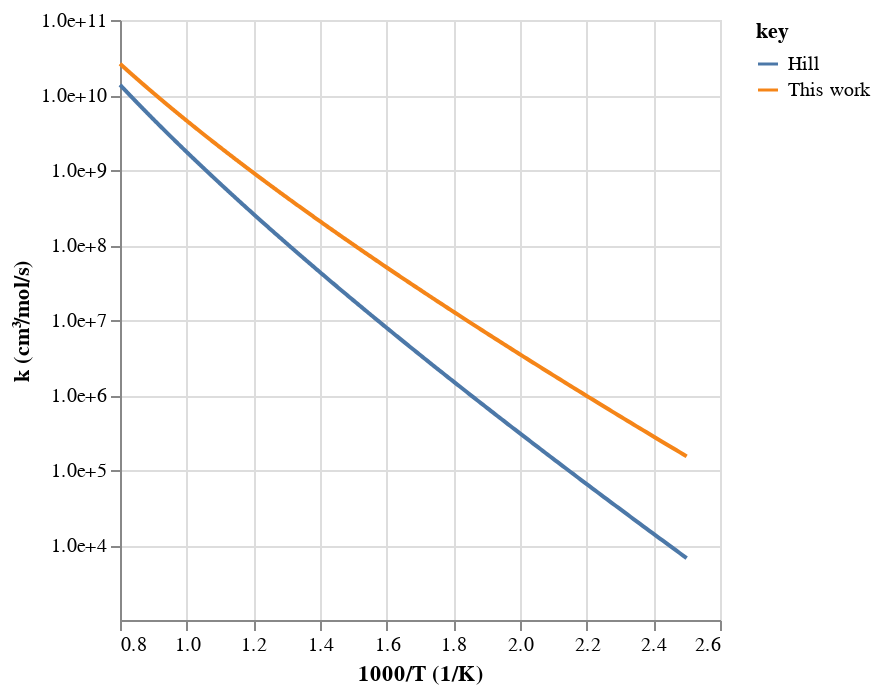
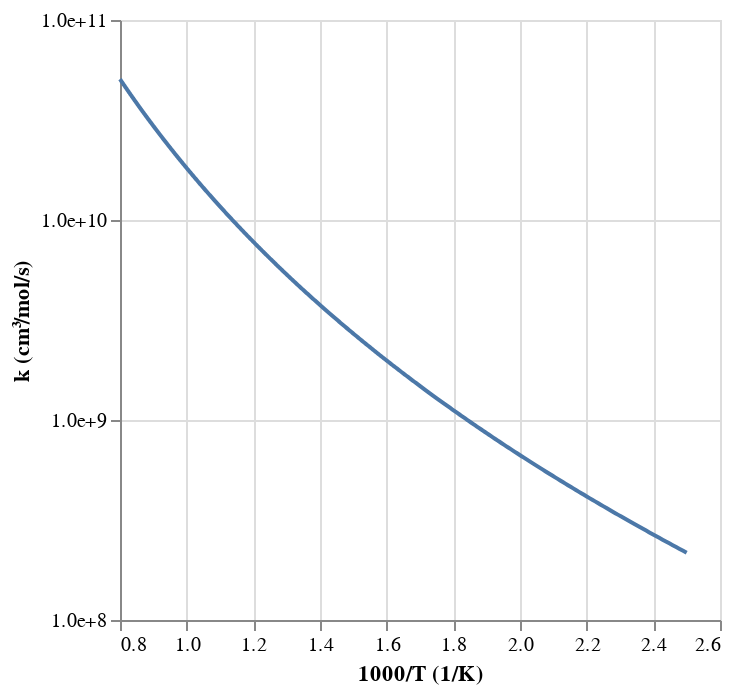
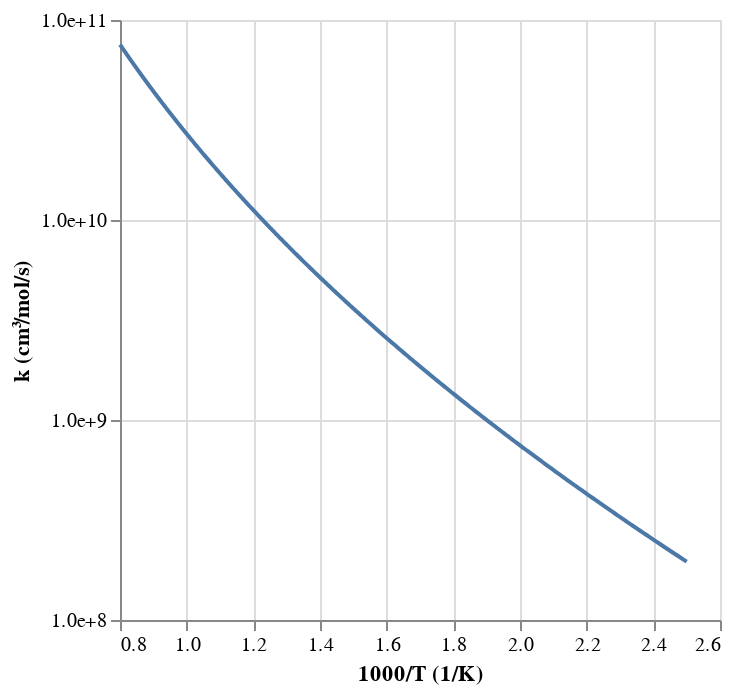
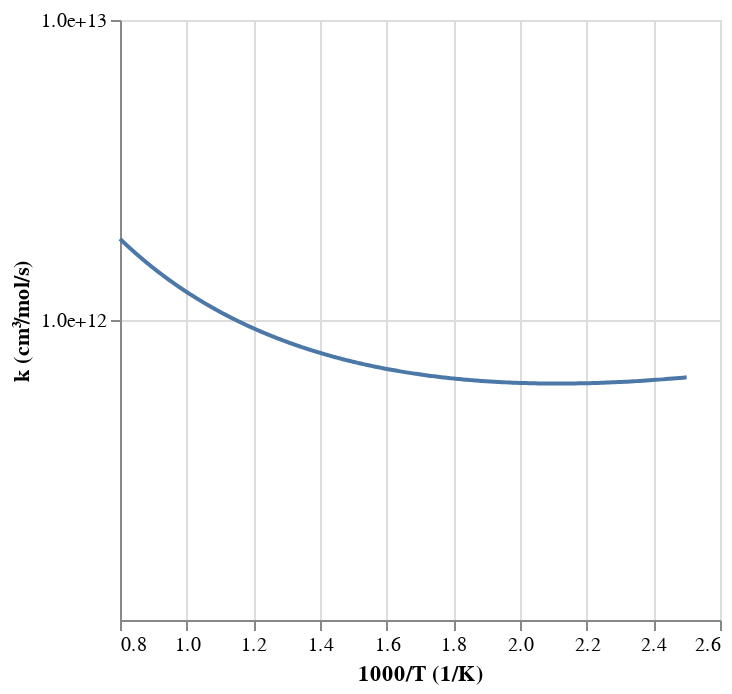

Notebook source saved alongside these figures, in order:
### Code cell
# Write
workflow.plot_rates(tag=tag, root_path=root_path)

### Figure 1 — Vega-Lite specification as saved in the notebook (floating-point values rounded to 4 significant figures; data arrays with more than 128 entries replaced by an {"elided": "..."} marker saying what was removed)
{"config": {"view": {"continuousWidth": 300, "continuousHeight": 300}}, "data": {"name": "data-b71fef89d36594bcb3b03fd393e546df"}, "mark": {"type": "line"}, "encoding": {"color": {"field": "key", "type": "nominal"}, "x": {"field": "x", "title": "1000/T (1/K)", "type": "quantitative"}, "y": {"axis": {"format": ".1e", "values": [10000, 100000, 1000000, 10000000, 100000000, 1000000000, 10000000000, 100000000000]}, "field": "value", "scale": {"type": "log"}, "title": "k (cm³/mol/s)", "type": "quantitative"}}, "transform": [{"fold": ["This work", "Hill"]}], "$schema": "https://vega.github.io/schema/vega-lite/v5.20.1.json", "datasets": {"data-b71fef89d36594bcb3b03fd393e546df": {"elided": "500 records"}}}

### Figure 2 — Vega-Lite specification as saved in the notebook (floating-point values rounded to 4 significant figures; data arrays with more than 128 entries replaced by an {"elided": "..."} marker saying what was removed)
{"config": {"view": {"continuousWidth": 300, "continuousHeight": 300}}, "data": {"name": "data-b0f9ff16e0a5e65fe8eccabc44a8dac2"}, "mark": {"type": "line"}, "encoding": {"x": {"field": "x", "title": "1000/T (1/K)", "type": "quantitative"}, "y": {"axis": {"format": ".1e", "values": [100000000, 1000000000, 10000000000, 100000000000, 1000000000000]}, "field": "value", "scale": {"type": "log"}, "title": "k (cm³/mol/s)", "type": "quantitative"}}, "transform": [{"fold": ["This work"]}], "$schema": "https://vega.github.io/schema/vega-lite/v5.20.1.json", "datasets": {"data-b0f9ff16e0a5e65fe8eccabc44a8dac2": {"elided": "500 records"}}}

### Figure 3 — Vega-Lite specification as saved in the notebook (floating-point values rounded to 4 significant figures; data arrays with more than 128 entries replaced by an {"elided": "..."} marker saying what was removed)
{"config": {"view": {"continuousWidth": 300, "continuousHeight": 300}}, "data": {"name": "data-95e99635c085bcc09be8cbd6e8734914"}, "mark": {"type": "line"}, "encoding": {"x": {"field": "x", "title": "1000/T (1/K)", "type": "quantitative"}, "y": {"axis": {"format": ".1e", "values": [100000000, 1000000000, 10000000000, 100000000000, 1000000000000]}, "field": "value", "scale": {"type": "log"}, "title": "k (cm³/mol/s)", "type": "quantitative"}}, "transform": [{"fold": ["This work"]}], "$schema": "https://vega.github.io/schema/vega-lite/v5.20.1.json", "datasets": {"data-95e99635c085bcc09be8cbd6e8734914": {"elided": "500 records"}}}

### Figure 4 — Vega-Lite specification as saved in the notebook (floating-point values rounded to 4 significant figures; data arrays with more than 128 entries replaced by an {"elided": "..."} marker saying what was removed)
{"config": {"view": {"continuousWidth": 300, "continuousHeight": 300}}, "data": {"name": "data-b90427da81b058abdde2896ee5b39f55"}, "mark": {"type": "line"}, "encoding": {"x": {"field": "x", "title": "1000/T (1/K)", "type": "quantitative"}, "y": {"axis": {"format": ".1e", "values": [1000000000000, 10000000000000]}, "field": "value", "scale": {"type": "log"}, "title": "k (cm³/mol/s)", "type": "quantitative"}}, "transform": [{"fold": ["This work"]}], "$schema": "https://vega.github.io/schema/vega-lite/v5.20.1.json", "datasets": {"data-b90427da81b058abdde2896ee5b39f55": {"elided": "500 records"}}}
